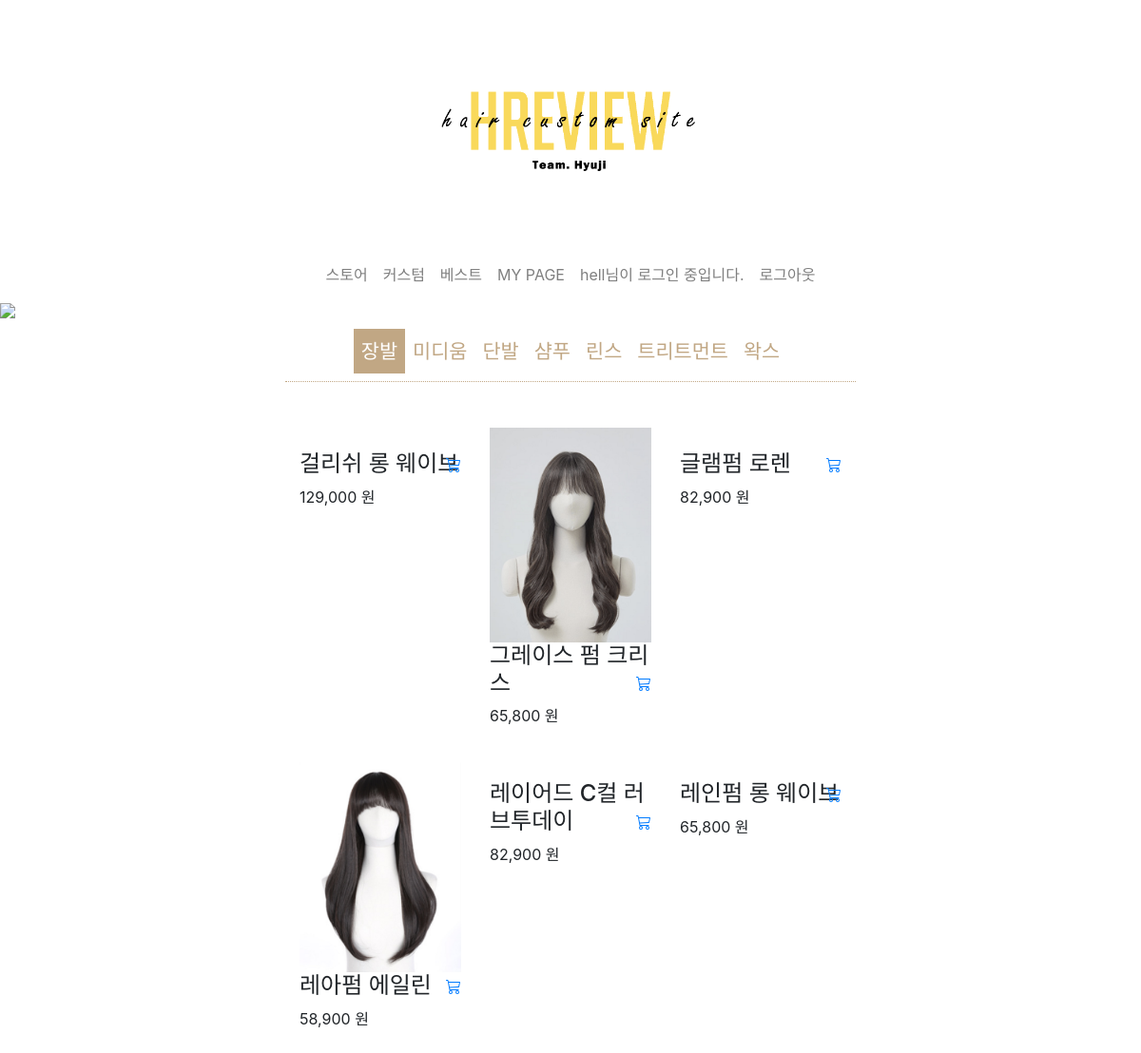
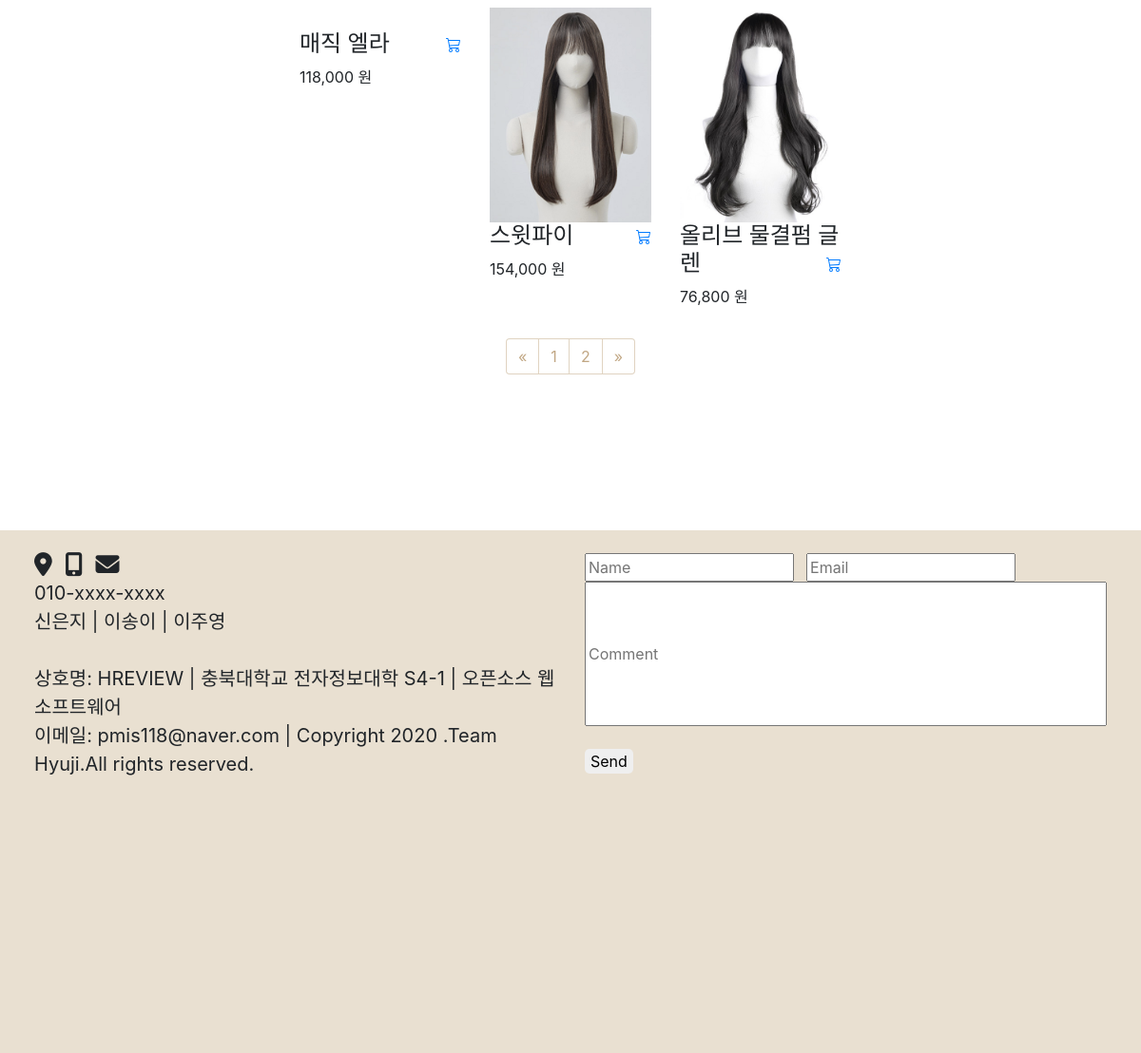
/hyuzi/store/product_list/1 (signed in), run on the app's committed database (2 pictures, top to bottom).
### hyuzi/models.py (models this page shows, shortened)
class User(AbstractBaseUser,PermissionsMixin):
    objects = UserManager()
    email = models.EmailField(max_length=255,unique=True)
    nickname = models.CharField(max_length=100,null=False, unique=True)
    username = models.CharField(max_length=100, blank=True, unique=True)
    address = models.CharField(max_length=300, blank=True, unique=True)
    phone=models.CharField(max_length=11, blank=True, unique=True)
    is_active = models.BooleanField(default=True)
    is_admin = models.BooleanField(default=False)
    is_superuser = models.BooleanField(default=False)
    is_staff = models.BooleanField(default=False)
    date_joined = models.DateTimeField(auto_now_add=True)
    USERNAME_FIELD = 'username'
    REQUIRED_FIELDS = ['email', 'nickname', 'address', 'phone']

class Product(models.Model):
    name = models.CharField(max_length=300, unique=True)
    category = models.ForeignKey(Category, on_delete=models.CASCADE)
    price = models.DecimalField(max_digits=10, decimal_places=0)
    sold = models.IntegerField(blank=True, null=True)
    image = models.ImageField(upload_to="image", blank=True)
    description = models.TextField(blank=True, null=True)
    slug = models.SlugField(max_length=200, unique=True)
    class Meta:
        ordering = ('name', )
        verbose_name = 'product'
        verbose_name_plural = 'products'

### hyuzi/views.py (the view)
# urls.py: path('store/product_list/<category_id>', views.product_list, name='category'),
def product_list(request, category_id):
    category = get_object_or_404(Category, id=category_id)
    product_all = Product.objects.filter(category_id=category).all()
    page_numbers_range = 9
    paginator = Paginator(product_all,page_numbers_range)
    page = request.GET.get('page')
    products = paginator.get_page(page)
    current_page = int(page) if page else 1
    start_index = int((current_page - 1) / page_numbers_range) * page_numbers_range
    end_index = start_index + page_numbers_range
    page_range = paginator.page_range[start_index:end_index]
    return render(request, 'hyuzi/product_list.html',{'product_all':product_all, 'category':category, 'products':products, 'page_range':page_range, 'paginator':paginator })

### hyuzi/context_processors.py (called while the page is built)
def counter(request):
    item_count = 0
    if 'admin' in request.path:
        return {}
    else:
        try:
            cart = Cart.objects.filter(cart_id = _cart_id(request))
            cart_items = CartItem.objects.all().filter(cart=cart[:1])
            for cart_item in cart_items:
                item_count += cart_item.quantity
        except ObjectDoesNotExist:
            item_count = 0
    return dict(item_count = item_count)

### hyuzi/views.py (called while the page is built)
def _cart_id(request):
    cart = request.session.session_key
    if not cart:
        cart = request.session.create()
    return cart

### hyuzi/templates/hyuzi/product_list.html (shortened to what this page needs)
{% extends 'base.html' %}
{% load static %}
{% load humanize %}
{% block content %}
<div>
    {% if category.name == '장발' %}
    <img src="{% static 'img/long-store-main.jpg' %}" width="1920px">
    {% endif %}
</div>
<nav class="navbar store-nav navbar-expand-lg">
  <div class="collapse navbar-collapse justify-content-center" id="navbarTogglerDemo01">
      <ul class="navbar-nav">
          {% if category.name == '장발' %}
          <li><a class="nav-item nav-link active" href="{% url 'category' 1 %}">장발</a></li>
          {% else %}
          <li><a class="nav-item nav-link" href="{% url 'category' 1 %}">장발</a></li>
          {% endif %}
          {% if category.name == '미디움' %}
          <li><a class="nav-item nav-link active" href="{% url 'category' 2 %}">미디움</a></li>
          {% else %}
          <li><a class="nav-item nav-link" href="{% url 'category' 2 %}">미디움</a></li>
          {% endif %}
          {% if category.name == '단발' %}
          <li><a class="nav-item nav-link active" href="{% url 'category' 3 %}">단발</a></li>
          {% else %}
          <li><a class="nav-item nav-link" href="{% url 'category' 3 %}">단발</a></li>
          {% endif %}
          {% if category.name == '샴푸' %}
          <li><a class="nav-item nav-link active" href="{% url 'category' 4 %}">샴푸</a></li>
          {% else %}
          <li><a class="nav-item nav-link" href="{% url 'category' 4 %}">샴푸</a></li>
          {% endif %}
          {% if category.name == '린스' %}
          <li><a class="nav-item nav-link active" href="{% url 'category' 5 %}">린스</a></li>
          {% else %}
          <li><a class="nav-item nav-link" href="{% url 'category' 5 %}">린스</a></li>
          {% endif %}
          {% if category.name == '트리트먼트' %}
          <li><a class="nav-item nav-link active" href="{% url 'category' 6 %}">트리트먼트</a></li>
          {% else %}
          <li><a class="nav-item nav-link" href="{% url 'category' 6 %}">트리트먼트</a></li>
          {% endif %}
          {% if category.name == '왁스' %}
          <li><a class="nav-item nav-link active" href="{% url 'category' 7 %}">왁스</a></li>
          {% else %}
          <li><a class="nav-item nav-link" href="{% url 'category' 7 %}">왁스</a></li>
          {% endif %}
      </ul>
  </div>
</nav>
<div class="container mt-5 pb-5" style="width: 50%">
    <div class="row portfolio-container" data-aos="fade-up" data-aos-delay="400">
            {% for product in products %}
                {% if product.category == category %}
                <div class="col-lg-4 col-md-6 portfolio-item filter-app">
                    <div class="portfolio-wrap">
                        {% if product.image %}
                      <img src="{{ product.image.url }}" class="img-fluid" alt="">
                        {% endif %}
                      <div class="portfolio-info">
                        <h4>{{ product.name }}</h4>
                        <p>{{ product.price|intcomma }} 원</p>
                          <a href="{% url 'add_cart' product.id %}"></a>
                      </div>
                    </div>
                  </div>
                {% endif %}
            {% endfor %}
    </div>
    <nav aria-label="Page navigation example">
      <ul class="pagination justify-content-center">
          {% if products.has_previous %}
          <li class="page-item"> <a class="page-link" href="?page={{ products.previous_page_number }}"><span>&laquo;</span></a> </li>
          {% else %}
          <li class="page-item disabled"><a class="page-link" href="#"><span>&laquo;</span> </a> </li>
          {% endif %}
          {% for page in paginator.page_range %}
          <li {% if posts.number == page %} class="page-item active" {% endif %}>
            <a class="page-link" href="?page={{ page }}"><span>{{ page }}</span></a>
          </li>
          {% endfor %}
          {% if products.has_next %}
          <li class="page-item">
              <a class="page-link" href="?page={{ products.next_page_number }}">
                  <span>&raquo;</span>
              </a>
          </li>
          {% else %}
          <li class="page-item disabled">
              <a class="page-link" href="#">
                  <span>&raquo;</span>
              </a>
          </li>
          {% endif %}
      </ul>
    </nav>
</div>
{% endblock content %}

### templates/base.html (shortened to what this page needs)
{% load static %}
<!DOCTYPE html>
<html lang="en">
<head>
  <link rel="stylesheet" href="https://stackpath.bootstrapcdn.com/bootstrap/4.1.3/css/bootstrap.min.css">
</head>
<body>
  <div class="jumbotron text-center mb-0">
    <a href = "{% url 'main' %}">
      <img src="/static/img/hreviewlogo.png" style="width:25%;height:20%;">
  </div>
  <nav class="navbar navbar-expand-lg sticky-top navbar-light bg-white" id="main-navbar">
    <div class="collapse navbar-collapse" id="navbarNav">
      <ul class="navbar-nav centered justify-content-center">
          <li class="nav-item">
            <a class="nav-link" href="{% url 'category' 1 %}">스토어</a>
          </li>
          <li class="nav-item">
              <a class="nav-link" href="{% url 'custom' %}">커스텀</a>
          </li>
          <li class="nav-item">
              <a class="nav-link" href="{% url 'best' %}">베스트</a>
          </li>
          <li class="nav-item">
            <a class="nav-link" href="{% url 'mypage' %}">MY PAGE</a>
        </li>
        {% if user.is_authenticated %}
        <li class="nav-item">
          <a class="nav-link" href="#">{{ user.nickname }}님이 로그인 중입니다.</a>
        </li>
        <li>
          <a class="nav-link" href="{% url 'logout' %}">로그아웃</a>
        </li>
        {% endif %}
      </ul>
    </div>
  </nav>
    <div>
        {% block content %}
        {% endblock content %}
    </div>
    <div id="footer">
      <div class="row">
        <div class="col-sm-6">
        <i style="font-size:25px;" class="fas fa-map-marker-alt"></i>&nbsp;&nbsp;
        <i style="font-size:25px;" class="fas fa-mobile-alt"></i>&nbsp;&nbsp;
        <i style="font-size:25px;" class="fas fa-envelope"></i>
        <p style="font-size: 20px">010-xxxx-xxxx<br>
          신은지 | 이송이 | 이주영 <br><br>
          상호명: HREVIEW | 충북대학교 전자정보대학 S4-1 | 오픈소스 웹 소프트웨어<br>
          이메일: pmis118@naver.com | Copyright 2020 .Team Hyuji.All rights reserved.<br>
        </div>
        <div class="col-sm-6">
          <input type="text" style="width:40%;" placeholder="Name">&nbsp;&nbsp;
          <input type="text" style="width:40%;" placeholder="Email"><br>
          <input type="text" style="width:100%; height:60%" placeholder="Comment"><br><br>
          <button type="submit" id="send">Send</button>
        </div>
      </div>
    </div>
</body>
</html>

### templates/base.html (style rules this page uses)
#main-navbar { padding: .4% 10% .4% 10%; }
.jumbotron { background-color: #fff; }
.centered { width: 100%; text-align: center; }
#footer { position: absolute; margin-top: 100px; bottom: 100; width: 100%; height: 25%; background: #e9e0d1; padding: 2% 3% 2% 3%; }
#send { border: none; border-radius: 5px; }

### hyuzi/templates/hyuzi/product_list.html (style rules this page uses)
div img { width: 100%; }
.portfolio-wrap svg.bi-cart3 { background : none; border: none; display: inline; position: relative; bottom: 70px; float: right; }
li.page-item.disabled a.page-link { border: 1px solid rgba(193,167,132,0.5); text-decoration: none; color: #c1a784; }
a.page-link { border: 1px solid rgba(193,167,132,0.5); text-decoration: none; color: #c1a784; }
.store-nav { margin: 0% 25% 0% 25%; border-bottom: 1px dotted #c1a784; }
.store-nav .nav-link { text-decoration: none; color: #c1a784; font-size: 1.3em; }
.store-nav .nav-link.active { text-decoration: noen; padding: 8px; vertical-align: center; font-size: 1.3em; background-color: rgba(193,167,132); color: #ffffff; }

### data on the page
User: nickname "hell"
Product: name "걸리쉬 롱 웨이브", price "129,000"
Product: image (picture), name "그레이스 펌 크리스", price "65,800"
Product: name "글램펌 로렌", price "82,900"
Product: image (picture), name "레아펌 에일린", price "58,900"
Product: name "레이어드 C컬 러브투데이", price "82,900"
Product: name "레인펌 롱 웨이브", price "65,800"
Product: name "매직 엘라", price "118,000"
Product: image (picture), name "스윗파이", price "154,000"
Product: image (picture), name "올리브 물결펌 글렌", price "76,800"

### other printed values
{{ page }} "1" "2"
